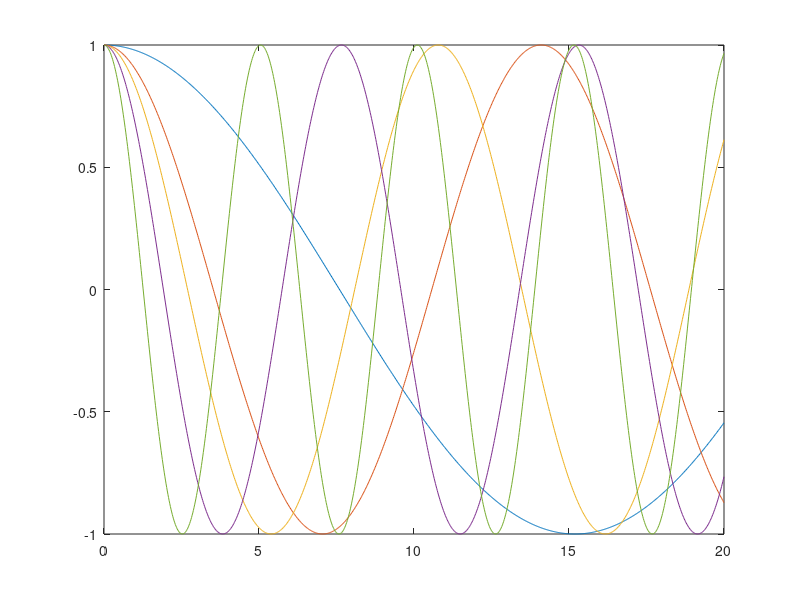

Recreate this plot in MATLAB. (Note: this script raises an error after producing the figure.)
%QUESTION 1B
clear
clc
close all
warning('off')
[m1,m2]=deal(10);
 m3=5;
[m4,m5]=deal(2);
[k1,k2,k3,k4,k5,k6]=deal(1);
K = [k1+k2, -k2, 0, 0, 0;
    -k2, k2+k3, -k3, 0, 0;
    0, -k3, k3+k4, -k4, 0;
    0, 0, -k4, k4+k5, -k5;
    0, 0, 0, -k5, k4+k5];

M = [m1 0 0 0 0;
    0 m2 0 0 0;
    0 0 m3 0 0;
    0 0 0 m4 0;
    0 0 0 0 m5];
[abb,lambda]=eig(K,M);
Wn=sqrt(diag(lambda));
fprintf('Eigne Values is \n');
disp(lambda);
fprintf('Natural Frequeniy is \n');
disp(Wn);

A = -inv(M)*K;
PHI = A^(1/2);
[U,L] = eig(PHI);


u1 = U(:,1);
u2 = U(:,2);
u3 = U(:,3);
u4 = U(:,4);
u5 = U(:,5);
l1 = L(1,1);
l2 = L(2,2);
l3 = L(3,3);
l4 = L(4,4);
l5 = L(5,5);

tout = linspace(0,20,1000);

mode1 = exp(l1*tout);
mode2 = exp(l2*tout);
mode3 = exp(l3*tout);
mode4 = exp(l4*tout);
mode5 = exp(l5*tout);

figure()
plot(tout,mode1)
hold on
plot(tout,mode2)
hold on
plot(tout,mode3)
hold on
plot(tout,mode4)
hold on
plot(tout,mode5)
legend({'mode1','mode2','mode3','mode4','mode5'},"AutoUpdate","on",NumColumns=2 )
xlabel('real')
ylabel('imag')
zlabel('t')

%%%3D plot with real and imaginary
figure(2)
plot3(real(mode1),imag(mode1),tout, 'm')
hold on
plot3(real(mode2),imag(mode2),tout,'r-')
hold on
plot3(real(mode3),imag(mode3),tout,'g-')
hold on
plot3(real(mode4),imag(mode4),tout,'c-')
hold on
plot3(real(mode5),imag(mode5),tout,'b-')
legend({'mode1','mode2','mode3','mode4','mode5'},"AutoUpdate","on",NumColumns=2 )
xlabel('real')
ylabel('imag')
zlabel('t')

%PART C 
%Check for orthogonality using graphs
figure(3)
plot([0 u1(1)],[0 u1(5)],'m-')
hold on
plot([0 u2(1)],[0 u2(5)],'r-')
hold on
plot([0 u3(1)],[0 u3(5)],'g-')
hold on
plot([0 u4(1)],[0 u4(5)],'c-')
hold on
plot([0 u1(1)],[0 u1(5)],'m-')
hold on
plot([0 u5(1)],[0 u5(5)],'b-')
legend({'mode1','mode2','mode3','mode4','mode5'},"AutoUpdate","on",NumColumns=2 )
axis equal
%Check for orthogonality explicitly 
C2 = round(dot(u1,u2));disp(round(C2))
C3 = round(dot(u1,u3));disp(round(C3))
C4 = round(dot(u1,u4));disp(round(C4))
C5 = round(dot(u1,u5));disp(round(C5))

%PART D. 
fprintf('Using modal Matrix the given (Equation 1 and 2) are diagonal\n')
E1 = transpose(U)*M*U;
E2 = transpose(U)*K*U;
disp(round(E1,2))
disp(round(E2,2))